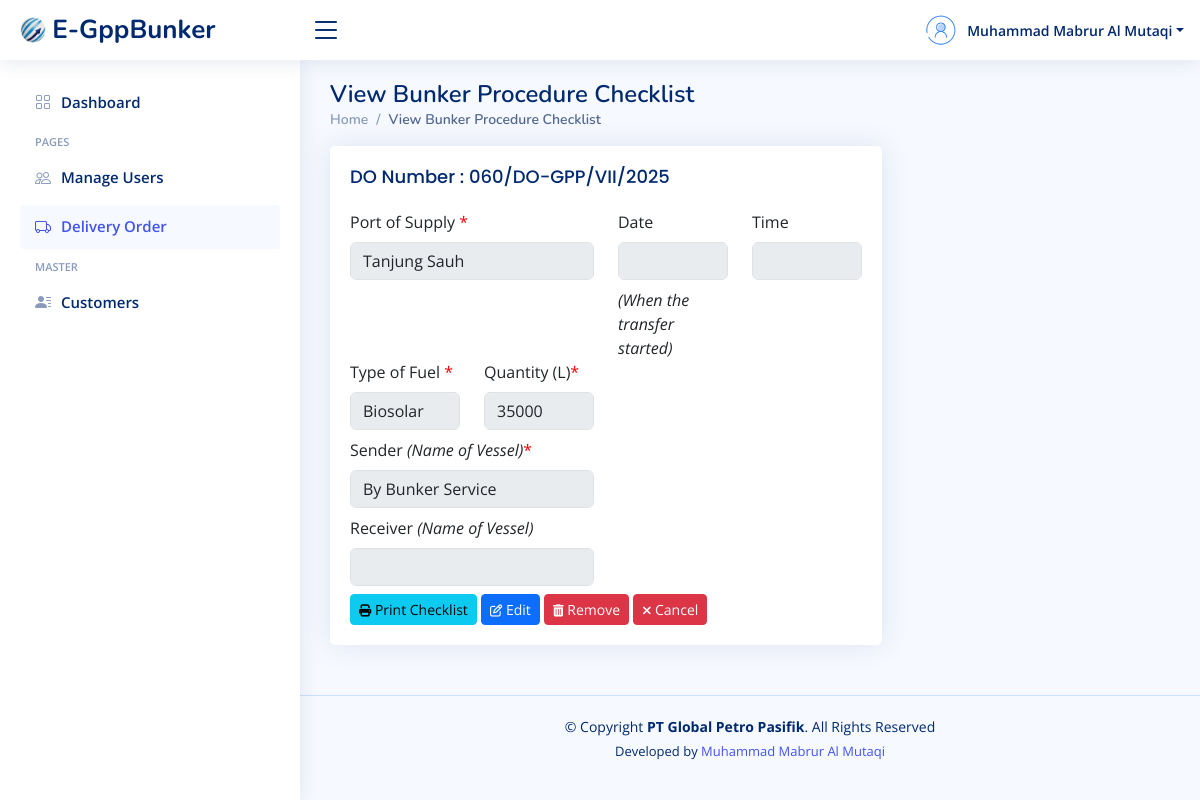
The app's page /view-checklist.php?id_checklist=23 (signed in) with its own data.
### tables this page shows
CREATE TABLE `bunker_checklist` (
  `id_checklist` int(10) NOT NULL,
  `do_id` int(10) NOT NULL,
  `port_of_supply` varchar(255) NOT NULL,
  `type_of_fuel` varchar(255) NOT NULL,
  `quantity_checklist` bigint(15) NOT NULL,
  `sender` varchar(100) DEFAULT NULL,
  `receiver` varchar(100) DEFAULT NULL,
  `date` varchar(50) DEFAULT NULL,
  `time` varchar(50) DEFAULT NULL
);

CREATE TABLE `delivery_order` (
  `id_do` int(10) NOT NULL,
  `po_number` varchar(50) DEFAULT NULL,
  `do_number` varchar(50) NOT NULL,
  `do_date` date DEFAULT NULL,
  `customer_id` int(10) NOT NULL,
  `product` varchar(60) NOT NULL,
  `armada` varchar(60) NOT NULL,
  `quantity` bigint(15) NOT NULL,
  `driver` varchar(50) DEFAULT NULL,
  `departure_time` varchar(30) DEFAULT NULL,
  `arrival_time` varchar(30) DEFAULT NULL,
  `loading_port` varchar(50) NOT NULL,
  `discharging_port` varchar(50) NOT NULL,
  `commence_pump` varchar(30) DEFAULT NULL,
  `finished_pump` varchar(30) DEFAULT NULL,
  `seal_number1` varchar(30) DEFAULT NULL,
  `seal_number2` varchar(30) DEFAULT NULL
);

### koneksi.php (called while the page is built, shortened)
<?php
$host = "localhost";
$user = "root";
$pass = "78789898";
$db = "egppbunker";
$koneksi = mysqli_connect($host, $user, $pass, $db);
function query($query){
	global $koneksi;
	$result = mysqli_query($koneksi, $query);
	$rows = [];
	while ($row = mysqli_fetch_assoc($result) ) {
		$rows[] = $row;
	}
	return $rows;
}
 ?>

### view-checklist.php (the view, shortened to what this page needs)
<?php
    include "koneksi.php";
    $id_checklist = mysqli_real_escape_string($koneksi, $_GET['id_checklist']);
    $checklist = query("SELECT * FROM bunker_checklist JOIN delivery_order ON delivery_order.id_do=bunker_checklist.do_id JOIN bdr ON bdr.do_id=delivery_order.id_do WHERE id_checklist=$id_checklist")[0];
?>
<!DOCTYPE html>
<html lang="en">
<?php
    include "layouts/head-css.php";
?>
<body>
<?php
    include "layouts/header.php";
?>
<?php
    include "layouts/sidebar.php";
?>
  <main id="main" class="main">
    <div class="pagetitle">
      <h1>View Bunker Procedure Checklist</h1>
      <nav>
        <ol class="breadcrumb">
          <li class="breadcrumb-item"><a href="index.php">Home</a></li>
          <li class="breadcrumb-item active">View Bunker Procedure Checklist</li>
        </ol>
      </nav>
    </div>
    <section class="section">
        <div class="row">
            <div class="col-lg-8">
                <div class="card">
                    <div class="card-body">
                        <h5 class="card-title">DO Number : <?= $checklist['do_number']?></h5>
                    <form action="" method="post">
                        <div class="row">
                            <div class="col-lg-6 col-md-6 col-sm-12">
                                <div class="mb-2">
                                    <label for="port_of_supply" class="form-label">Port of Supply <span id="x">*</span></label>
                                    <input type="text" name="port_of_supply" value="<?= $checklist['port_of_supply']?>" class="form-control" required disabled>
                                </div>
                            </div>
                            <div class="col-lg-3 col-md-3 col-sm-12">
                                <div class="mb-2">
                                    <label for="date" class="form-label">Date </label>
                                    <input type="text" name="date" value="<?= $checklist['date']?>" class="form-control" disabled>
                                </div>
                                <div class="text-right">
                                    <i>(When the transfer started)</i>
                                </div>
                            </div>
                            <div class="col-lg-3 col-md-3 col-sm-12">
                                <div class="mb-2">
                                    <label for="time" class="form-label">Time </label>
                                    <input type="text" name="time" value="<?= $checklist['time']?>" class="form-control" disabled>
                                </div>
                            </div>
                        </div>
                        <div class="row">
                            <div class="col-lg-3 col-md-3 col-sm-12">
                                <div class="mb-2">
                                    <label for="type_of_fuel" class="form-label">Type of Fuel <span id="x">*</span></label>
                                    <input type="text" name="type_of_fuel" value="<?= $checklist['type_of_fuel']?>" class="form-control" disabled>
                                </div>
                            </div>
                            <div class="col-lg-3 col-md-3 col-sm-12">
                                <div class="mb-2">
                                    <label for="quantity" class="form-label">Quantity (L)<span id="x">*</span></label>
                                    <input type="text" name="quantity" value="<?= $checklist['quantity_checklist']?>" class="form-control" disabled>
                                </div>
                            </div>
                        </div>
                        <div class="row">
                            <div class="col-lg-6 col-md-6 col-sm-12">
                                <div class="mb-2">
                                    <label for="sender" class="form-label">Sender <i>(Name of Vessel)</i><span id="x">*</span></label>
                                    <input type="text" name="sender" value="<?= $checklist['sender']?>" class="form-control" disabled>
                                </div>
                            </div>
                        </div>
                        <div class="row">
                            <div class="col-lg-6 col-md-6 col-sm-12">
                                <div class="mb-2">
                                    <label for="receiver" class="form-label">Receiver <i>(Name of Vessel)</i></label>
                                    <input type="text" name="receiver" value="<?= $checklist['receiver']?>" class="form-control" disabled>
                                </div>
                            </div>
                        </div>
                        <div class="text-left">
                            <a href="#" class="btn btn-info btn-sm" onclick="printChecklist(<?= $id_checklist?>);"><i class="fa fa-print fa-sm"></i> Print Checklist</a>
                            <a href="edit-checklist.php?id_checklist=<?= $id_checklist?>" class="btn btn-primary btn-sm"><i class="fa fa-edit fa-sm"></i> Edit</a>
                            <a href="#" class="btn btn-danger btn-sm" onclick="return confirmRemove(<?= $id_checklist?>);"><i class="fa fa-trash fa-sm"></i> Remove</a>
                            <a href="manage-delivery-order.php" class="btn btn-danger btn-sm"><i class="fa fa-times fa-sm"></i> Cancel</a>
                        </div>
                    </form>
                    </div>
                </div>
            </div>
        </div>
    </section>
  </main>
<?php
    include "layouts/footer.php";
?>
</body>
</html>

### assets/css/style.css (style rules this page uses)
:root { scroll-behavior: smooth; }
body { font-family: "Open Sans", sans-serif; background: #f6f9ff; color: #444444; }
a { color: #4154f1; text-decoration: none; }
h1, h2, h3, h4, h5, h6 { font-family: "Nunito", sans-serif; }
#main { margin-top: 60px; padding: 20px 30px; transition: all 0.3s; }
.pagetitle { margin-bottom: 10px; }
.pagetitle h1 { font-size: 24px; margin-bottom: 0; font-weight: 600; color: #012970; }
.card { margin-bottom: 30px; border: none; border-radius: 5px; box-shadow: 0px 0 30px rgba(1, 41, 112, 0.1); }
.card-title { padding: 20px 0 15px 0; font-size: 18px; font-weight: 500; color: #012970; font-family: "Poppins", sans-serif; }
.card-body { padding: 0 20px 20px 20px; }
.breadcrumb { font-size: 14px; font-family: "Nunito", sans-serif; color: #899bbd; font-weight: 600; }
.breadcrumb a { color: #899bbd; transition: 0.3s; }
.breadcrumb .breadcrumb-item::before { color: #899bbd; }
.breadcrumb .active { color: #51678f; font-weight: 600; }
@media (min-width: 1200px) { #main, #footer { margin-left: 300px; } }

### view-checklist.php (style rules this page uses)
span#x { color: red; }

### records on screen
bunker_checklist: do.do_number "060/DO-GPP/VII/2025", port_of_supply "Tanjung Sauh", type_of_fuel "Biosolar", quantity "35000", sender "By Bunker Service"

### other values on screen
$nama "Muhammad Mabrur Al Mutaqi"
